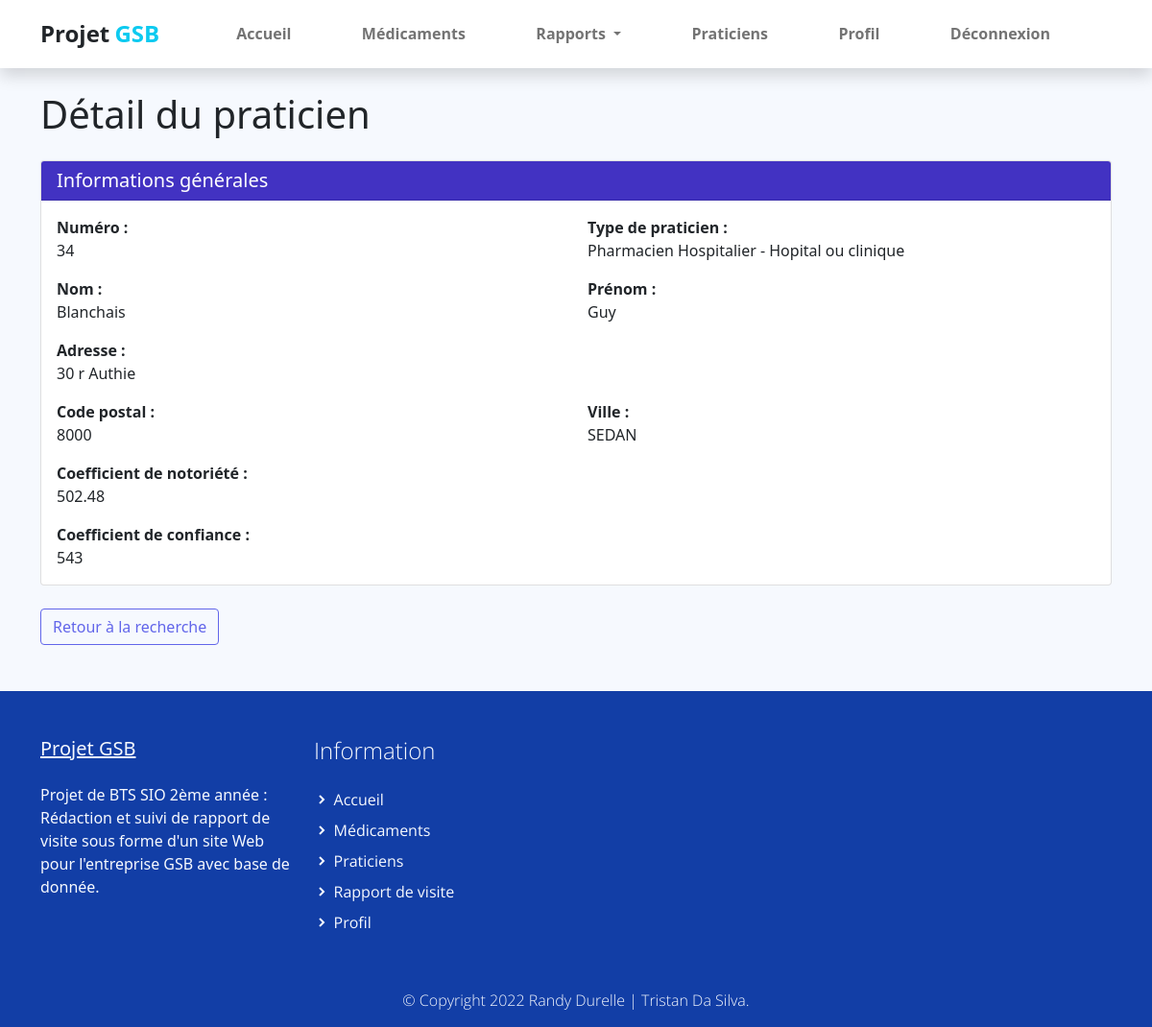
The page /index.php?uc=rapports&action=detailPraticien&pra=34 (signed in) on the database its author committed.
### tables this page shows
CREATE TABLE IF NOT EXISTS `praticien` (
  `PRA_NUM` int(11) NOT NULL,
  `PRA_PRENOM` varchar(30) DEFAULT NULL,
  `PRA_NOM` varchar(30) DEFAULT NULL,
  `PRA_ADRESSE` varchar(50) DEFAULT NULL,
  `PRA_CP` varchar(5) DEFAULT NULL,
  `PRA_VILLE` varchar(25) DEFAULT NULL,
  `PRA_COEFNOTORIETE` float DEFAULT NULL,
  `PRA_COEFCONFIANCE` float DEFAULT NULL,
  `TYP_CODE` varchar(3) NOT NULL,
  PRIMARY KEY (`PRA_NUM`),
  KEY `praticien_type_praticien0_FK` (`TYP_CODE`)
);

CREATE TABLE IF NOT EXISTS `type_praticien` (
  `TYP_CODE` varchar(3) NOT NULL,
  `TYP_LIBELLE` varchar(25) DEFAULT NULL,
  `TYP_LIEU` varchar(35) DEFAULT NULL,
  PRIMARY KEY (`TYP_CODE`)
);

### modele/praticien.modele.inc.php (called while the page is built, shortened)
<?php
function getPraticienComplet($num)
{
    try {
        $pdo = connexionPDO();
        $sql = 'SELECT p.*, t.TYP_LIBELLE, t.TYP_LIEU
                FROM praticien p
                LEFT JOIN type_praticien t ON p.TYP_CODE = t.TYP_CODE
                WHERE p.PRA_NUM = :num';
        $stmt = $pdo->prepare($sql);
        $stmt->bindValue(':num', $num, PDO::PARAM_INT);
        $stmt->execute();
        return $stmt->fetch(PDO::FETCH_ASSOC);
    } catch (PDOException $e) {
        print "Erreur ! : " . $e->getMessage();
        die();
    }
}

### vues/v_detailPraticien.php (the view)
<section class="container mt-4 mb-5">
    <h1 class="mb-4">Détail du praticien</h1>
    <div class="card mb-4">
        <div class="card-header bg-primary text-white">
            <h2 class="h5 mb-0">Informations générales</h2>
        </div>
        <div class="card-body">
            <div class="row mb-3">
                <div class="col-md-6">
                    <strong>Numéro :</strong><br>
                    <?= htmlspecialchars($praticien['PRA_NUM']) ?>
                </div>
                <div class="col-md-6">
                    <strong>Type de praticien :</strong><br>
                    <?php
                    if (!empty($praticien['TYP_LIBELLE'])) {
                        echo htmlspecialchars($praticien['TYP_LIBELLE']);
                        if (!empty($praticien['TYP_LIEU'])) {
                            echo ' - ' . htmlspecialchars($praticien['TYP_LIEU']);
                        }
                    } else {
                        echo 'Non renseigné';
                    }
                    ?>
                </div>
            </div>
            <div class="row mb-3">
                <div class="col-md-6">
                    <strong>Nom :</strong><br>
                    <?= htmlspecialchars($praticien['PRA_NOM']) ?>
                </div>
                <div class="col-md-6">
                    <strong>Prénom :</strong><br>
                    <?= htmlspecialchars($praticien['PRA_PRENOM']) ?>
                </div>
            </div>
            <div class="mb-3">
                <strong>Adresse :</strong><br>
                <?= htmlspecialchars($praticien['PRA_ADRESSE'] ?? 'Non renseignée') ?>
            </div>
            <div class="row mb-3">
                <div class="col-md-6">
                    <strong>Code postal :</strong><br>
                    <?= htmlspecialchars($praticien['PRA_CP'] ?? 'Non renseigné') ?>
                </div>
                <div class="col-md-6">
                    <strong>Ville :</strong><br>
                    <?= htmlspecialchars($praticien['PRA_VILLE'] ?? 'Non renseignée') ?>
                </div>
            </div>
            <div class="mb-3">
                <strong>Coefficient de notoriété :</strong><br>
                <?php
                if (isset($praticien['PRA_COEFNOTORIETE'])) {
                    echo '<span>' . htmlspecialchars($praticien['PRA_COEFNOTORIETE']) . '</span>';
                } else {
                    echo 'Non renseigné';
                }
                ?>
            </div>
            <div class="mb-0">
                <strong>Coefficient de confiance :</strong><br>
                <?php
                if (isset($praticien['PRA_COEFCONFIANCE'])) {
                    echo '<span>' . htmlspecialchars($praticien['PRA_COEFCONFIANCE']) . '</span>';
                } else {
                    echo 'Non renseigné';
                }
                ?>
            </div>
        </div>
    </div>
    <div class="mt-4">
        <?php
        if (isset($_SESSION['criteres_recherche']) && !isset($retour)) {
            echo '<form method="POST" action="index.php?uc=rapports&action=rechercher" class="d-inline">';
            echo '<input type="hidden" name="date_debut" value="' . htmlspecialchars($_SESSION['criteres_recherche']['date_debut']) . '">';
            echo '<input type="hidden" name="date_fin" value="' . htmlspecialchars($_SESSION['criteres_recherche']['date_fin']) . '">';
            if (!empty($_SESSION['criteres_recherche']['praticien_num'])) {
                echo '<input type="hidden" name="praticien_num" value="' . htmlspecialchars($_SESSION['criteres_recherche']['praticien_num']) . '">';
            }
            echo '<button type="submit" class="btn btn-secondary">Retour aux résultats de recherche</button>';
            echo '</form>';
            echo '<a href="index.php?uc=rapports&action=consulter" class="btn btn-outline-secondary ms-2">Retour à la recherche</a>';
        } elseif (isset($retour) && $retour == 'nouveaux') {
            echo '<a href="javascript:history.back()" class="btn btn-outline-secondary">Retour au rapport</a>';
        } else {
            echo '<a href="index.php?uc=rapports&action=consulter" class="btn btn-outline-secondary">Retour à la recherche</a>';
        }
        ?>
    </div>
</section>

### assets/css/gsb.css (style rules this page uses)
p, a { font-weight: 400; }

### assets/css/custom.css (style rules this page uses)
body, html { height: 100%; margin: 0; padding: 0; }
body { background: #f6f9fe !important; width: 100%; position: relative; display: table; }

### rows shown on the page
praticien: PRA_NUM "34", TYP_CODE.TYP_LIBELLE "Pharmacien Hospitalier", TYP_CODE.TYP_LIEU "Hopital ou clinique", PRA_NOM "Blanchais", PRA_PRENOM "Guy", PRA_ADRESSE "30 r Authie", PRA_CP "8000", PRA_VILLE "SEDAN", PRA_COEFNOTORIETE "502.48", PRA_COEFCONFIANCE "543"
